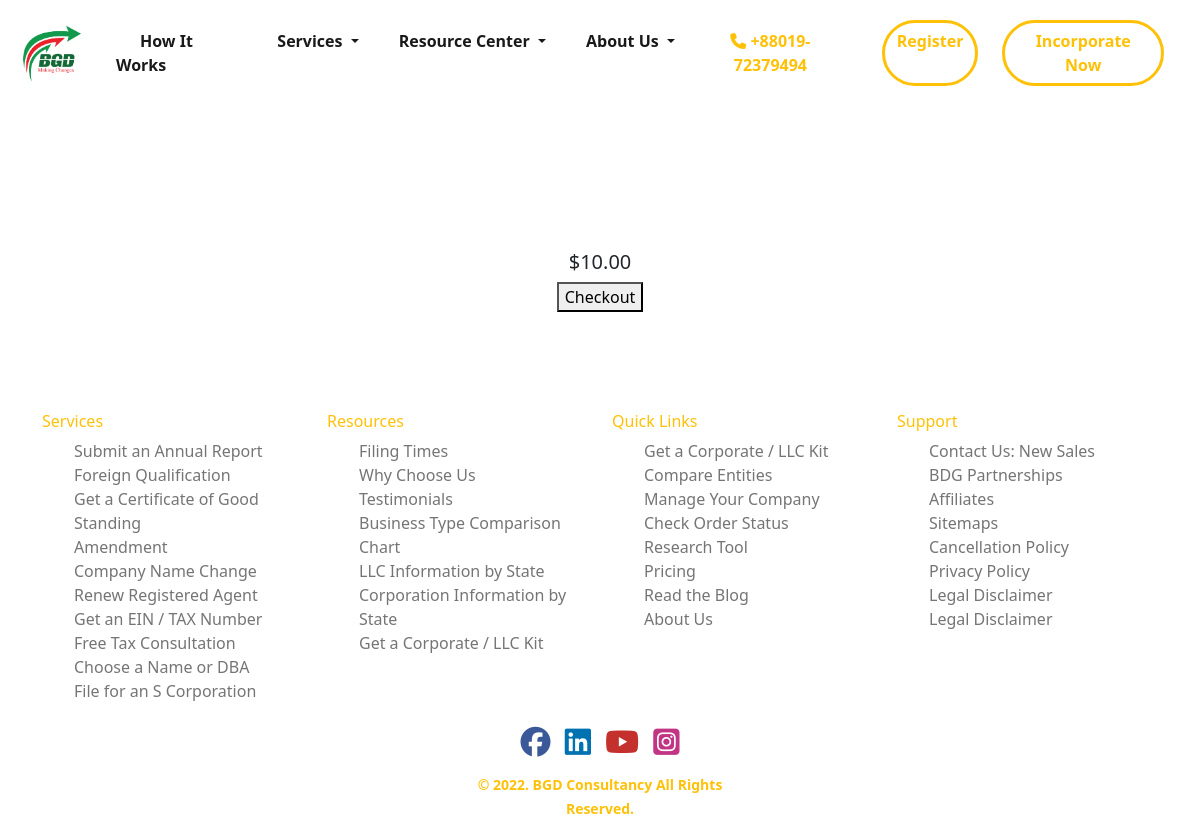
/payment/, run on an earlier commit of the app's database.
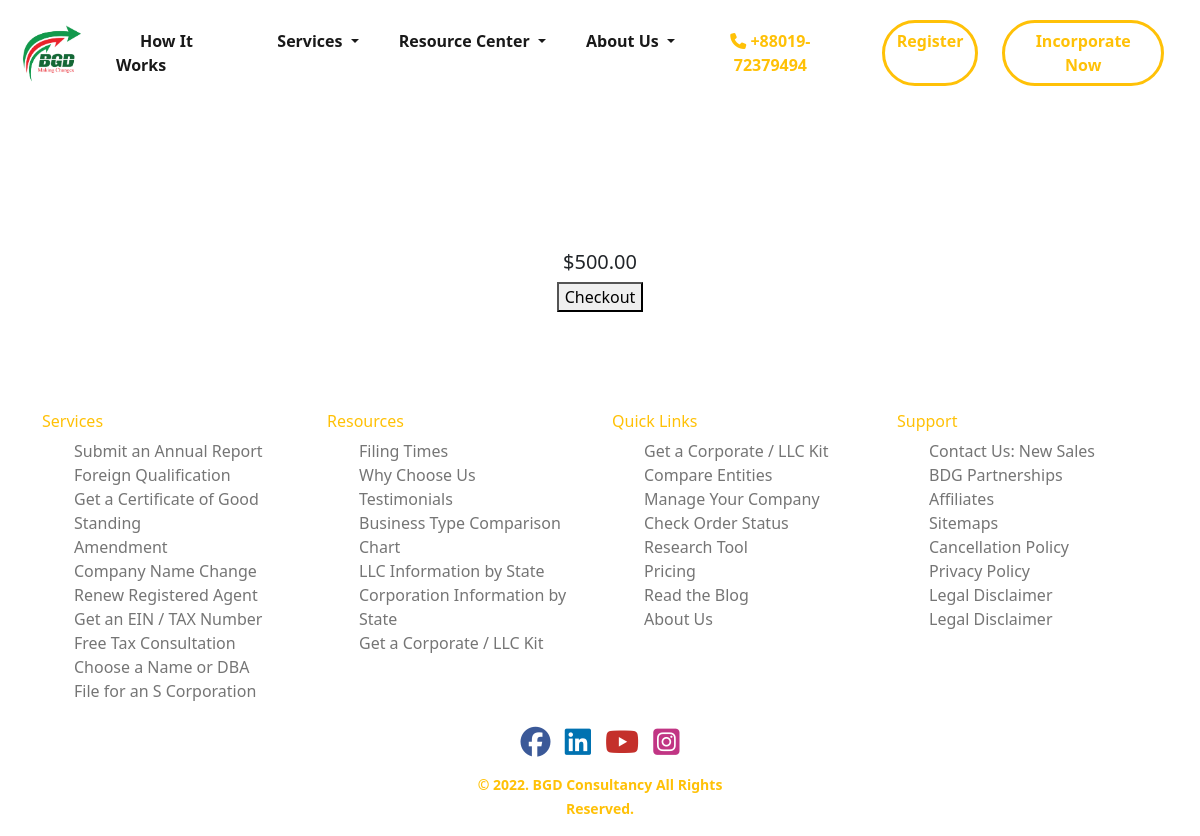
And on a later commit of the database.
### payment_app/models.py (models this page shows, shortened)
class Product(models.Model):
    name = models.CharField(max_length=100)
    price = models.IntegerField(default=0)  # cents
    def get_display_price(self):
        return "{0:.2f}".format(self.price / 100)

### payment_app/views.py (the view)
# urls.py: path('', views.ProductLandingPageView.as_view(), name='landing'),
class ProductLandingPageView(TemplateView):
    template_name = "payment/landing.html"
    def get_context_data(self, **kwargs):
        product = Product.objects.get(name="Test Product")
        print("#############")
        print("##############")
        context = super(ProductLandingPageView,
                        self).get_context_data(**kwargs)
        context.update({
            "product": product,
            "STRIPE_PUBLIC_KEY": settings.STRIPE_PUBLIC_KEY
        })
        return context

### templates/payment/landing.html (shortened to what this page needs)
{% extends 'base.html' %}
{% load crispy_forms_tags %}
{% load static %}
{% block body %}
<!DOCTYPE html>
<html>
  <head>
    <link rel="stylesheet" href="style.css">
  </head>
  <body>
    <section style="margin-bottom: 100px; margin-top: 250px; text-align: center;">
      <div class="product">
        <div class="description" style="text-align: center;">
          <h5>${{ product.get_display_price }}</h5>
        </div>
      </div>
      <button type="button" id="checkout-button">Checkout</button>
    </section>
  </body>
</html>
{% endblock %}

### templates/base.html (shortened to what this page needs)
<!DOCTYPE html>
<html lang="en">
<head>
    {% load static %}
    <link href="https://cdn.jsdelivr.net/npm/bootstrap@5.0.2/dist/css/bootstrap.min.css" rel="stylesheet"
>
    <link rel="stylesheet" href="{% static 'css/style.css' %}">
</head>
<body>
    <header>
        <section>
            <nav class="navbar fixed-top navbar-expand-lg navbar-light text-light bg-color">
                <div class="container-fluid">
                    <a class="navbar-brand" href="{% url 'bgd_consultancy_app:home' %}"><img
                            src="{% static 'images/BGD_icon.png' %}" alt=""></a>
                    <div class="collapse navbar-collapse" id="navbarSupportedContent">
                        <ul class="navbar-nav me-auto mb-2 mb-lg-0">
                            <li class="nav-item">
                                <a class="nav-link active" aria-current="page"
                                    href="{% url 'bgd_consultancy_app:how_it_work' %}"><b class="main-nav-item">How It
                                        Works</b></a>
                            </li>
                            <li class="nav-item dropdown">
                                <a class="nav-link dropdown-toggle active" href="#" role="button"
                                    data-bs-toggle="dropdown" aria-expanded="false">
                                    <b class="main-nav-item">Services</b>
                                </a>
                            </li>
                            <li class="nav-item dropdown">
                                <a class="nav-link dropdown-toggle active" href="#" role="button"
                                    data-bs-toggle="dropdown" aria-expanded="false">
                                    <b class="main-nav-item">Resource Center</b>
                                </a>
                            </li>
                            <li class="nav-item dropdown">
                                <a class="nav-link dropdown-toggle active" href="#" role="button"
                                    data-bs-toggle="dropdown" aria-expanded="false">
                                    <b class="main-nav-item">About Us</b>
                                </a>
                            </li>
                        </ul>
                        <form class="d-flex media-queries" role="search">
                            <button class="btn btn-border-gap" type="submit"><a class="link-decoration" href="#"><span
                                        class="link-color"><i class="fa-solid fa-phone"></i></span>
                                    <strong class="link-color">+88019-72379494</strong></a>
                            </button>
                            {% if user.is_authenticated %}
                            <a href="{% url 'login_app:profile' %}" class="btn btn-outline-warning border-3 rounded-pill btn-border-gap">
                                <b>Profile</b>
                            </a>
                            {% else %}
                            <a href="{% url 'login_app:register' %}" class="btn btn-outline-warning border-3 rounded-pill btn-border-gap">
                                <b>Register</b>
                            </a>
                            {% endif %}
                            <a href="{% url 'bgd_consultancy_app:index' %}"
                                class="btn btn-outline-warning border-3 rounded-pill btn-border-gap">
                                <b>Incorporate Now</b>
                            </a>
                        </form>
                    </div>
                </div>
            </nav>
        </section>
    </header>
    {% block body %}
    {% endblock %}
    <footer>
        <div class="footer-clean">
            <div class="container">
                <div class="row justify-content-center">
                    <div class="col-sm-6 col-md-3 item">
                        <h6 class="text-color"><span class="get-started-text-color">Services</span></h6>
                        <ul class="no-decoration footer-link">
                            <li><a href="#">Submit an Annual Report</a></li>
                            <li><a href="#">Foreign Qualification</a></li>
                            <li><a href="#">Get a Certificate of Good Standing</a></li>
                            <li><a href="#">Amendment</a></li>
                            <li><a href="#">Company Name Change</a></li>
                            <li><a href="#">Renew Registered Agent</a></li>
                            <li><a href="#">Get an EIN / TAX Number</a></li>
                            <li><a href="#">Free Tax Consultation</a></li>
                            <li><a href="#">Choose a Name or DBA</a></li>
                            <li><a href="#">File for an S Corporation</a></li>
                        </ul>
                    </div>
                    <div class="col-sm-6 col-md-3 item">
                        <h6 class="text-color"><span class="get-started-text-color">Resources</span></h6>
                        <ul class="footer-link">
                            <li><a href="#">Filing Times</a></li>
                            <li><a href="#">Why Choose Us</a></li>
                            <li><a href="#">Testimonials</a></li>
                            <li><a href="#">Business Type Comparison Chart</a></li>
                            <li><a href="#">LLC Information by State</a></li>
                            <li><a href="#">Corporation Information by State</a></li>
                            <li><a href="#">Get a Corporate / LLC Kit</a></li>
                        </ul>
                    </div>
                    <div class="col-sm-6 col-md-3 item">
                        <h6 class="text-color"><span class="get-started-text-color">Quick Links</span></h6>
                        <ul class="footer-link">
                            <li><a href="#">Get a Corporate / LLC Kit</a></li>
                            <li><a href="#">Compare Entities</a></li>
                            <li><a href="#">Manage Your Company</a></li>
                            <li><a href="#">Check Order Status</a></li>
                            <li><a href="#">Research Tool</a></li>
                            <li><a href="#">Pricing</a></li>
                            <li><a href="#">Read the Blog</a></li>
                            <li><a href="#">About Us</a></li>
                        </ul>
                    </div>
                    <div class="col-sm-6 col-md-3 item">
                        <h6 class="text-color"><span class="get-started-text-color">Support</span></h6>
                        <ul class="footer-link">
                            <li><a href="#">Contact Us: New Sales</a></li>
                            <li><a href="#">BDG Partnerships</a></li>
                            <li><a href="#">Affiliates</a></li>
                            <li><a href="#">Sitemaps</a></li>
                            <li><a href="#">Cancellation Policy</a></li>
                            <li><a href="#">Privacy Policy</a></li>
                            <li><a href="#">Legal Disclaimer</a></li>
                            <li><a href="#">Legal Disclaimer</a></li>
                        </ul>
                    </div>
                    <div class="col-lg-3 social-item">
                        <a class="fb-icon" href="#"><i class="fa-brands fa-facebook"></i></a>
                        <a class="linkedin-icon" href="#"><i class="fa-brands fa-linkedin"></i></a>
                        <a class="youtube-icon" href="#"><i class="fa-brands fa-youtube"></i></a>
                        <a class="instagram-icon" href="#"><i class="fa-brands fa-square-instagram"></i></a>
                        <p class="copyright"><span class="get-started-text-color text-center fw-bold"><small>© 2022. BGD
                                    Consultancy All Rights Reserved.</small></span></p>
                    </div>
                </div>
            </div>
        </div>
    </footer>
</body>
</html>

### static/css/style.css (style rules this page uses)
header div a img { height: 5rem; width: 5rem; }
.bg-color { background-color: #fff; }
.main-nav-item { margin-left: 1.5rem; }
.btn-border-gap { margin-right: 1.5rem; }
.link-decoration { text-decoration: none; }
.link-color { color: #ffc107; }
.get-started-text-color { color: #ffc107; }
.text-color { color: #757575; }
.footer-clean ul li { list-style-type: none; }
.footer-clean ul li a { text-decoration: none; color: #757575; }
.fb-icon { color: #3b5998; font-size: 30px; margin-right: 10px; }
.linkedin-icon { color: #0072b1; font-size: 30px; margin-right: 10px; }
.youtube-icon { color: #c4302b; font-size: 30px; margin-right: 10px; }
.instagram-icon { color: #C13584; font-size: 30px; }
.social-item { text-align: center; }
.copyright { margin-top: 8px; }

What changed in the data, as far as the page shows it:
changed Product: get_display_price "10.00" → "500.00"
